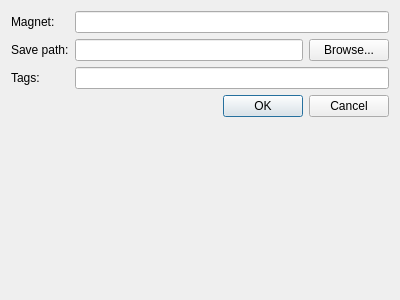
<?xml version="1.0" encoding="UTF-8"?>
<ui version="4.0">
 <class>AddMagnetDialog</class>
 <widget class="QDialog" name="AddMagnetDialog">
  <property name="geometry">
   <rect>
    <x>0</x>
    <y>0</y>
    <width>400</width>
    <height>300</height>
   </rect>
  </property>
  <property name="windowTitle">
   <string>Add magnet link</string>
  </property>
  <layout class="QFormLayout" name="formLayout">
   <item row="0" column="0">
    <widget class="QLabel" name="label">
     <property name="text">
      <string>Magnet:</string>
     </property>
    </widget>
   </item>
   <item row="0" column="1">
    <widget class="QLineEdit" name="Magnet_"/>
   </item>
   <item row="1" column="0">
    <widget class="QLabel" name="label_3">
     <property name="text">
      <string>Save path:</string>
     </property>
    </widget>
   </item>
   <item row="1" column="1">
    <layout class="QHBoxLayout" name="horizontalLayout">
     <item>
      <widget class="QLineEdit" name="SavePath_"/>
     </item>
     <item>
      <widget class="QPushButton" name="pushButton">
       <property name="text">
        <string>Browse...</string>
       </property>
      </widget>
     </item>
    </layout>
   </item>
   <item row="2" column="0">
    <widget class="QLabel" name="label_2">
     <property name="text">
      <string>Tags:</string>
     </property>
    </widget>
   </item>
   <item row="2" column="1">
    <widget class="LeechCraft::Util::TagsLineEdit" name="Tags_"/>
   </item>
   <item row="3" column="0" colspan="2">
    <widget class="QDialogButtonBox" name="buttonBox">
     <property name="orientation">
      <enum>Qt::Horizontal</enum>
     </property>
     <property name="standardButtons">
      <set>QDialogButtonBox::Cancel|QDialogButtonBox::Ok</set>
     </property>
    </widget>
   </item>
  </layout>
 </widget>
 <customwidgets>
  <customwidget>
   <class>LeechCraft::Util::TagsLineEdit</class>
   <extends>QLineEdit</extends>
   <header location="global">util/tags/tagslineedit.h</header>
  </customwidget>
 </customwidgets>
 <resources/>
 <connections>
  <connection>
   <sender>buttonBox</sender>
   <signal>accepted()</signal>
   <receiver>AddMagnetDialog</receiver>
   <slot>accept()</slot>
   <hints>
    <hint type="sourcelabel">
     <x>248</x>
     <y>254</y>
    </hint>
    <hint type="destinationlabel">
     <x>157</x>
     <y>274</y>
    </hint>
   </hints>
  </connection>
  <connection>
   <sender>buttonBox</sender>
   <signal>rejected()</signal>
   <receiver>AddMagnetDialog</receiver>
   <slot>reject()</slot>
   <hints>
    <hint type="sourcelabel">
     <x>316</x>
     <y>260</y>
    </hint>
    <hint type="destinationlabel">
     <x>286</x>
     <y>274</y>
    </hint>
   </hints>
  </connection>
 </connections>
</ui>
